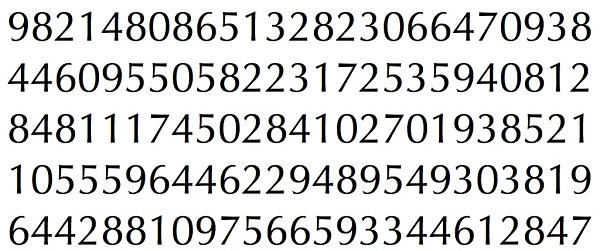
#> input picture pitrain.png, 600 x 251 px
$ python vision.py   (older library calls are emulated)
#> lines starting #> are read from the running program, lines starting #| are printed output that depends on the picture; after the words box and inside, x2 and y2 are one past the last pixel; in counts of white or black regions, pixels touching at a corner belong together
import sys

import numpy as np
import cv2

img = cv2.imread('pitrain.png', 0)
#> img: shape (251, 600); min 0, max 255, mean 217.8

#################      Now finding Contours         ###################

#img = cv2.imread('star.jpg',0)
ret,thresh = cv2.threshold(img,127,255,0)
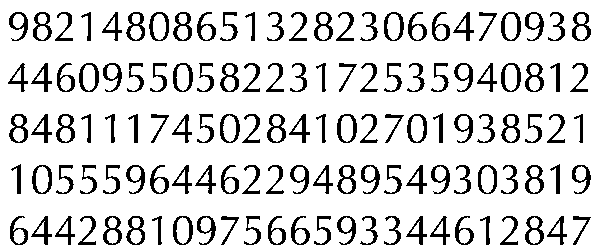
#> thresh: shape (251, 600); 85.3% white; 125 black regions
im2,contours,hierarchy = cv2.findContours(thresh, 1, 2)
#> contours = 211 contours, 2 with area under 20; largest, box (x1, y1, x2, y2) and area: (0, 0, 600, 251) 149750, (172, 215, 194, 246) 528, (31, 164, 53, 195) 526, (406, 113, 428, 144) 526, (172, 62, 194, 93) 526
cnt = contours[0]
#> cnt = contour of 18 points, box (x1, y1, x2, y2) (529, 230, 540, 244), area 106
M = cv2.moments(cnt)
#> M = moments, m00 106, centre m10/m00, m01/m00 = (533.9, 236.3)
print( M )
#> (printed output is left out)

rect = cv2.minAreaRect(cnt)
#> rect = ((534, 236.5), (13, 10), -90)
box = cv2.boxPoints(rect)
#> box = [[539, 243], [529, 243], [529, 230], [539, 230]]
box = np.int0(box)
cv2.drawContours(img,[box],0,(0,0,255),2)
#> img: shape (251, 600); min 0, max 255, mean 217.7


samples =  np.empty((0,100))
responses = []
keys = [i for i in range(48,58)]

for cnt in contours:
    if cv2.contourArea(cnt)>50:
        [x,y,w,h] = cv2.boundingRect(cnt)

        if  h>28:
            cv2.rectangle(im2,(x,y),(x+w,y+h),(0,0,255),2)
            roi = thresh[y:y+h,x:x+w]
            roismall = cv2.resize(roi,(10,10))
            cv2.imshow('norm',im2)
            key = cv2.waitKey(0)
#> this loop made 211 passes; (key Esc is pressed on pass 19)
#> (x, y, w, h) on passes 1, 2, 3, 4, 5, 6, 7, 13, 14, 15, 16, 17: (529, 230, 11, 14), (130, 230, 12, 14), (107, 230, 11, 14), (459, 229, 11, 15), (295, 229, 11, 15), (271, 229, 11, 15), (13, 229, 12, 15), (132, 218, 9, 10), (530, 217, 9, 11), (341, 217, 11, 15), (200, 217, 11, 15), (176, 217, 13, 27)
#> cnt on pass 44: [[432, 191], [433, 190], [434, 191], [433, 192]]
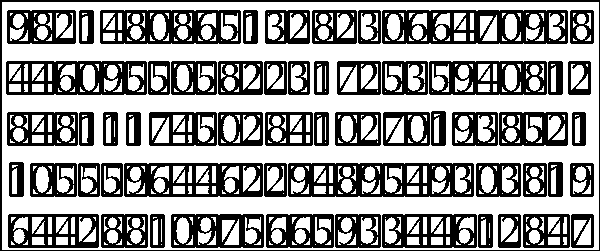
#> im2: shape (251, 600); 61% white; 58 black regions, largest, box (x1, y1, x2, y2) and area: (288, 163, 474, 197) 3713, (382, 10, 568, 44) 3649, (100, 10, 241, 44) 2868


np.savetxt('generalsamples.data',samples)
np.savetxt('generalresponses.data',responses)
